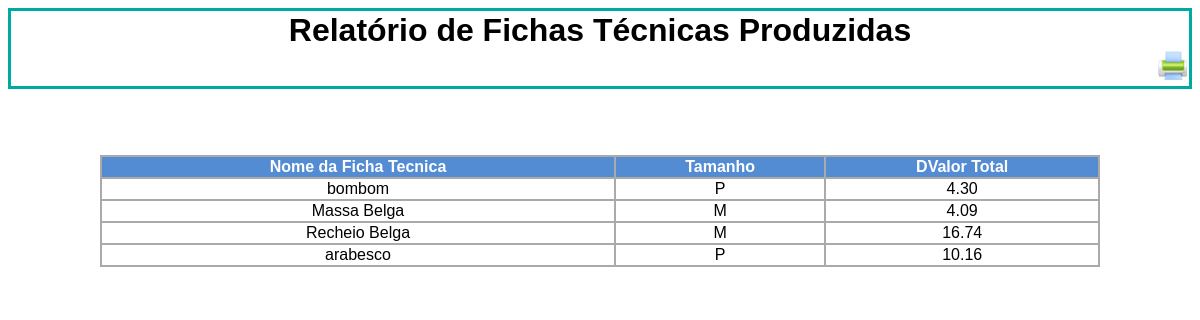
The app's page /relatorios/relatorio_ficha_tecnica.php with its own data.
### tables this page shows
CREATE TABLE IF NOT EXISTS `fichastecnicas` (
  `cod_fichaTecnica` int(11) NOT NULL AUTO_INCREMENT,
  `categoriafichatecnica_codigo` int(11) NOT NULL,
  `nome` varchar(100) NOT NULL,
  `Tamanho` varchar(1) DEFAULT NULL,
  `valortotal` decimal(10,2) unsigned NOT NULL,
  PRIMARY KEY (`cod_fichaTecnica`),
  KEY `categoriafichatecnica_codigo` (`categoriafichatecnica_codigo`)
);

### relatorios/relatorio_ficha_tecnica.php (the view, shortened to what this page needs)
<!DOCTYPE html>
<HTML>
<HEAD>
<link rel="stylesheet" type="text/css" href="../css/legenda.css" />
</HEAD>
<BODY scroll=yes>
<table cellspacing=0 align=center width=100% bordercolor=\"#AAAAAA\">
    <tr align="center" color=#99CCFF>
        <td cellpadding=5>
            <font size=6><b>Relatório de Fichas Técnicas Produzidas</b></font>
        </td>
    </tr>
    <tr align="right">
        <td cellpadding=5>
            <img src="../css/img/print_printer.png" onclick="imprimir()" style="width: 30px" class="botao">
        </td>
    </tr>
</table>
<BR>
<BR>
<BR>
<table cellspacing=0 align=center width='1000' border='1' bordercolor='#AAAAAA'>
<TR>
	  <TH>Nome da Ficha Tecnica</TH>
    <TH>Tamanho</TH>
    <TH>DValor Total</TH>
</TR>
    <?php
    $pdo = Database::connect();
    $sql = "SELECT * from fichastecnicas";
    foreach ($pdo->query($sql) as $row) {
        echo '<tr>';
        echo '<td align="center"> '. $row['nome'] . '</td>';
        echo '<td align="center"> '. $row['Tamanho']. '</td>';
        echo '<td align="center"> '.$row['valortotal']. '</td>';
        echo '</tr>';
    }
    ?>
</TABLE>
</BODY>
</HTML>

### relatorios/relatorio_ficha_tecnica.php (style rules this page uses)
BODY { font-size: 14pt; -webkit-print-color-adjust: exact; }
Table { font-family: sans-serif; font-size:12pt; }
TH { background-color: #538CD3; color: #FFF; }
.botao { display: none; }

### records on screen
fichastecnicas: nome "bombom", Tamanho "P", valortotal "4.30"
fichastecnicas: nome "Massa Belga", Tamanho "M", valortotal "4.09"
fichastecnicas: nome "Recheio Belga", Tamanho "M", valortotal "16.74"
fichastecnicas: nome "arabesco", Tamanho "P", valortotal "10.16"
